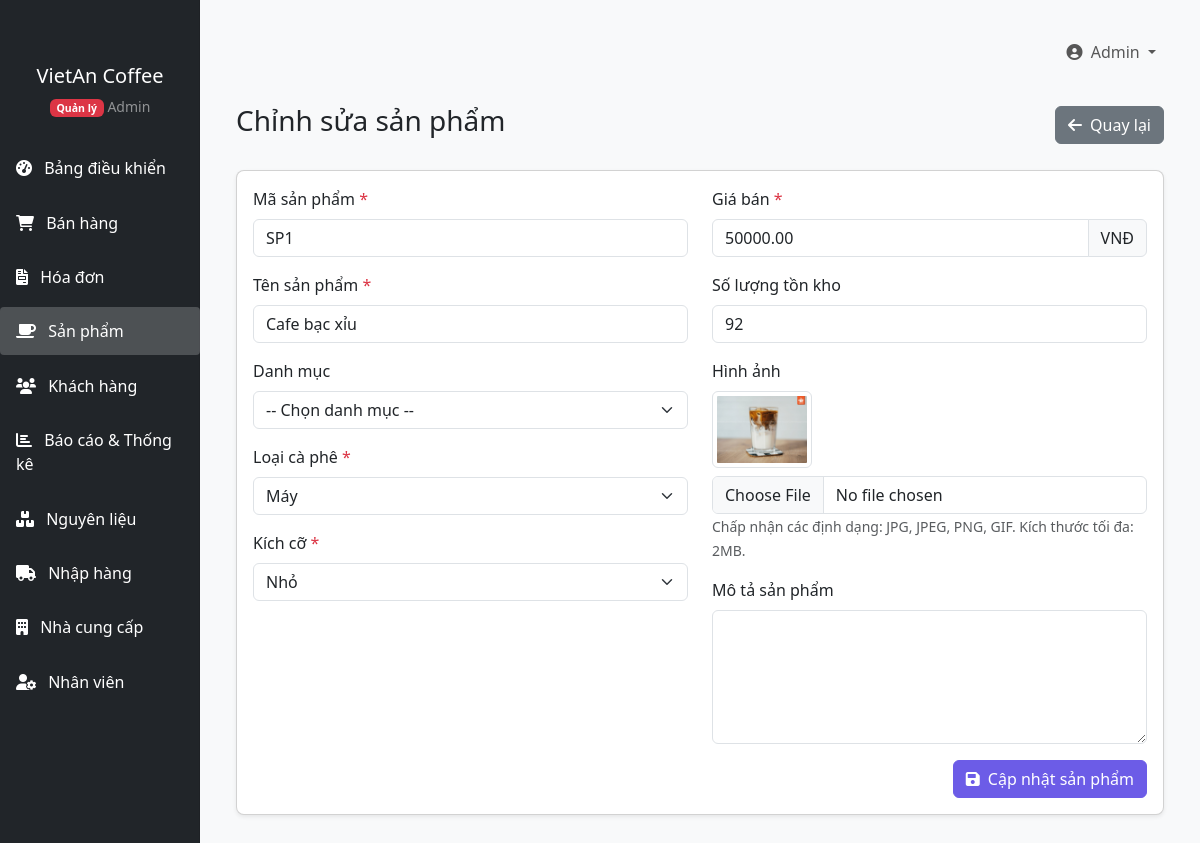
Page /QuanLyCafe/index.php?page=products&action=edit&id=1 (signed in) on the committed database.
### tables this page shows
CREATE TABLE `products` (
  `id` int(11) NOT NULL,
  `code` varchar(20) NOT NULL,
  `name` varchar(100) NOT NULL,
  `category_id` int(11) DEFAULT NULL,
  `type` enum('phin','machine','instant') NOT NULL,
  `size` enum('small','medium','large') NOT NULL,
  `price` decimal(10,2) NOT NULL,
  `description` text DEFAULT NULL,
  `stock_quantity` int(11) DEFAULT 0,
  `image` varchar(255) DEFAULT NULL,
  `created_at` timestamp NOT NULL DEFAULT current_timestamp(),
  `updated_at` timestamp NOT NULL DEFAULT current_timestamp() ON UPDATE current_timestamp()
);

### QuanLyCafe/models/Product.php (called while the page is built, shortened)
<?php
class Product {
    private $conn;
    public function __construct($db) {
        $this->conn = $db;
    }
    public function getById($id) {
        $query = "SELECT p.*, c.name as category_name
                  FROM products p
                  LEFT JOIN categories c ON p.category_id = c.id
                  WHERE p.id = ?";
        $stmt = $this->conn->prepare($query);
        $stmt->bind_param("i", $id);
        $stmt->execute();
        $result = $stmt->get_result();
        if ($result->num_rows === 1) {
            $row = $result->fetch_assoc();
            $this->id = $row['id'];
            $this->code = $row['code'];
            $this->name = $row['name'];
            $this->type = $row['type'];
            $this->size = $row['size'];
            $this->price = $row['price'];
            $this->stock_quantity = $row['stock_quantity'];
            $this->image = $row['image'];
            return true;
        }
        return false;
    }
}

### QuanLyCafe/views/products/edit.php (the view, shortened to what this page needs)
<?php include 'includes/header.php'; ?>
<div class="container-fluid">
    <div class="d-flex justify-content-between align-items-center mb-4">
        <h1 class="h3">Chỉnh sửa sản phẩm</h1>
        <a href="index.php?page=products" class="btn btn-secondary">
            <i class="fas fa-arrow-left me-1"></i> Quay lại
        </a>
    </div>
    <div class="card">
        <div class="card-body">
            <form method="POST" action="index.php?page=products&action=edit&id=<?php echo $product->id; ?>" enctype="multipart/form-data">
                <div class="row">
                    <div class="col-md-6">
                        <div class="mb-3">
                            <label for="code" class="form-label">Mã sản phẩm <span class="text-danger">*</span></label>
                            <input type="text" class="form-control" id="code" name="code" value="<?php echo $product->code; ?>" required>
                        </div>
                        <div class="mb-3">
                            <label for="name" class="form-label">Tên sản phẩm <span class="text-danger">*</span></label>
                            <input type="text" class="form-control" id="name" name="name" value="<?php echo $product->name; ?>" required>
                        </div>
                        <div class="mb-3">
                            <label for="category_id" class="form-label">Danh mục</label>
                            <select class="form-select" id="category_id" name="category_id">
                                <option value="">-- Chọn danh mục --</option>
                            </select>
                        </div>
                        <div class="mb-3">
                            <label for="type" class="form-label">Loại cà phê <span class="text-danger">*</span></label>
                            <select class="form-select" id="type" name="type" required>
                                <option value="machine" <?php echo ($product->type == 'machine') ? 'selected' : ''; ?>>Máy</option>
                            </select>
                        </div>
                        <div class="mb-3">
                            <label for="size" class="form-label">Kích cỡ <span class="text-danger">*</span></label>
                            <select class="form-select" id="size" name="size" required>
                                <option value="small" <?php echo ($product->size == 'small') ? 'selected' : ''; ?>>Nhỏ</option>
                            </select>
                        </div>
                    </div>
                    <div class="col-md-6">
                        <div class="mb-3">
                            <label for="price" class="form-label">Giá bán <span class="text-danger">*</span></label>
                            <div class="input-group">
                                <input type="number" class="form-control" id="price" name="price" value="<?php echo $product->price; ?>" min="0" step="1000" required>
                                <span class="input-group-text">VNĐ</span>
                            </div>
                        </div>
                        <div class="mb-3">
                            <label for="stock_quantity" class="form-label">Số lượng tồn kho</label>
                            <input type="number" class="form-control" id="stock_quantity" name="stock_quantity" value="<?php echo $product->stock_quantity; ?>" min="0">
                        </div>
                        <div class="mb-3">
                            <label for="image" class="form-label">Hình ảnh</label>
                            <?php if (!empty($product->image) && file_exists('assets/images/products/' . $product->image)): ?>
                                <div class="mb-2">
                                    <img src="assets/images/products/<?php echo $product->image; ?>" alt="<?php echo $product->name; ?>" class="img-thumbnail" width="100">
                                </div>
                            <?php endif; ?>
                            <input type="file" class="form-control" id="image" name="image" accept="image/*">
                            <small class="text-muted">Chấp nhận các định dạng: JPG, JPEG, PNG, GIF. Kích thước tối đa: 2MB.</small>
                        </div>
                        <div class="mb-3">
                            <label for="description" class="form-label">Mô tả sản phẩm</label>
                            <textarea class="form-control" id="description" name="description" rows="5"><?php echo $product->description; ?></textarea>
                        </div>
                    </div>
                </div>
                <div class="text-end">
                    <button type="submit" class="btn btn-primary">
                        <i class="fas fa-save me-1"></i> Cập nhật sản phẩm
                    </button>
                </div>
            </form>
        </div>
    </div>
</div>
<?php include 'includes/footer.php'; ?>

### QuanLyCafe/assets/css/style.css (style rules this page uses)
body { font-family: 'Segoe UI', Tahoma, Geneva, Verdana, sans-serif; background-color: #f8f9fa; }
.card { border-radius: 0.5rem; box-shadow: 0 0.125rem 0.25rem rgba(0, 0, 0, 0.075); margin-bottom: 1.5rem; }
.btn-primary { background-color: #6c5ce7; border-color: #6c5ce7; }

### rows in the picture
products: code "SP1", name "Cafe bạc xỉu", type "Máy", size "Nhỏ", price "50000.00", stock_quantity "92", image (picture)

### other values in the picture
getCurrentUserName() "Admin"
